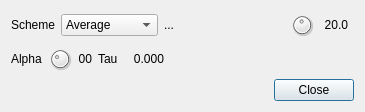
<?xml version="1.0" encoding="UTF-8"?>
<ui version="4.0">
 <class>FFTNRDialog</class>
 <widget class="QDialog" name="FFTNRDialog">
  <property name="geometry">
   <rect>
    <x>0</x>
    <y>0</y>
    <width>365</width>
    <height>112</height>
   </rect>
  </property>
  <property name="font">
   <font>
    <family>Liberation Sans</family>
    <pointsize>9</pointsize>
   </font>
  </property>
  <property name="windowTitle">
   <string>FFT Noise reduction</string>
  </property>
  <property name="modal">
   <bool>true</bool>
  </property>
  <layout class="QVBoxLayout" name="verticalLayout">
   <item>
    <layout class="QHBoxLayout" name="nrSetup">
     <item>
      <widget class="QLabel" name="schemeLabel">
       <property name="sizePolicy">
        <sizepolicy hsizetype="Maximum" vsizetype="Preferred">
         <horstretch>0</horstretch>
         <verstretch>0</verstretch>
        </sizepolicy>
       </property>
       <property name="toolTip">
        <string>Path to fftwf-wisdom executable</string>
       </property>
       <property name="text">
        <string>Scheme</string>
       </property>
      </widget>
     </item>
     <item>
      <widget class="QComboBox" name="scheme">
       <property name="toolTip">
        <string>Select noise reduction scheme</string>
       </property>
       <item>
        <property name="text">
         <string>Average</string>
        </property>
       </item>
       <item>
        <property name="text">
         <string>Avg Std Dev</string>
        </property>
       </item>
       <item>
        <property name="text">
         <string>Peaks</string>
        </property>
       </item>
      </widget>
     </item>
     <item>
      <widget class="QLabel" name="genParamLabel">
       <property name="sizePolicy">
        <sizepolicy hsizetype="Maximum" vsizetype="Preferred">
         <horstretch>0</horstretch>
         <verstretch>0</verstretch>
        </sizepolicy>
       </property>
       <property name="minimumSize">
        <size>
         <width>120</width>
         <height>0</height>
        </size>
       </property>
       <property name="toolTip">
        <string>Path to fftwf-wisdom executable</string>
       </property>
       <property name="text">
        <string>...</string>
       </property>
      </widget>
     </item>
     <item>
      <widget class="QDial" name="genParam">
       <property name="maximumSize">
        <size>
         <width>24</width>
         <height>24</height>
        </size>
       </property>
       <property name="toolTip">
        <string/>
       </property>
       <property name="minimum">
        <number>1</number>
       </property>
       <property name="maximum">
        <number>26</number>
       </property>
       <property name="pageStep">
        <number>1</number>
       </property>
       <property name="value">
        <number>13</number>
       </property>
      </widget>
     </item>
     <item>
      <widget class="QLabel" name="genParamValue">
       <property name="sizePolicy">
        <sizepolicy hsizetype="Maximum" vsizetype="Preferred">
         <horstretch>0</horstretch>
         <verstretch>0</verstretch>
        </sizepolicy>
       </property>
       <property name="minimumSize">
        <size>
         <width>28</width>
         <height>0</height>
        </size>
       </property>
       <property name="toolTip">
        <string>Path to fftwf-wisdom executable</string>
       </property>
       <property name="text">
        <string>20.0</string>
       </property>
       <property name="alignment">
        <set>Qt::AlignRight|Qt::AlignTrailing|Qt::AlignVCenter</set>
       </property>
      </widget>
     </item>
     <item>
      <spacer name="horizontalSpacer">
       <property name="orientation">
        <enum>Qt::Horizontal</enum>
       </property>
       <property name="sizeHint" stdset="0">
        <size>
         <width>40</width>
         <height>20</height>
        </size>
       </property>
      </spacer>
     </item>
    </layout>
   </item>
   <item>
    <layout class="QHBoxLayout" name="averagingLayout">
     <item>
      <widget class="QLabel" name="alphaLabel">
       <property name="sizePolicy">
        <sizepolicy hsizetype="Maximum" vsizetype="Preferred">
         <horstretch>0</horstretch>
         <verstretch>0</verstretch>
        </sizepolicy>
       </property>
       <property name="toolTip">
        <string/>
       </property>
       <property name="text">
        <string>Alpha</string>
       </property>
      </widget>
     </item>
     <item>
      <widget class="QDial" name="alpha">
       <property name="maximumSize">
        <size>
         <width>24</width>
         <height>24</height>
        </size>
       </property>
       <property name="toolTip">
        <string>-db(1 - alpha) alpha is the smoothing constant of the exponential filter </string>
       </property>
       <property name="minimum">
        <number>1</number>
       </property>
       <property name="maximum">
        <number>40</number>
       </property>
       <property name="pageStep">
        <number>1</number>
       </property>
       <property name="value">
        <number>13</number>
       </property>
      </widget>
     </item>
     <item>
      <widget class="QLabel" name="alphaValue">
       <property name="sizePolicy">
        <sizepolicy hsizetype="Maximum" vsizetype="Preferred">
         <horstretch>0</horstretch>
         <verstretch>0</verstretch>
        </sizepolicy>
       </property>
       <property name="toolTip">
        <string>-dB(1 - alpha) alpha=...</string>
       </property>
       <property name="text">
        <string>00</string>
       </property>
       <property name="alignment">
        <set>Qt::AlignRight|Qt::AlignTrailing|Qt::AlignVCenter</set>
       </property>
      </widget>
     </item>
     <item>
      <widget class="QLabel" name="tauLabel">
       <property name="sizePolicy">
        <sizepolicy hsizetype="Maximum" vsizetype="Preferred">
         <horstretch>0</horstretch>
         <verstretch>0</verstretch>
        </sizepolicy>
       </property>
       <property name="toolTip">
        <string>Path to fftwf-wisdom executable</string>
       </property>
       <property name="text">
        <string>Tau</string>
       </property>
      </widget>
     </item>
     <item>
      <widget class="QLabel" name="tauText">
       <property name="sizePolicy">
        <sizepolicy hsizetype="Maximum" vsizetype="Preferred">
         <horstretch>0</horstretch>
         <verstretch>0</verstretch>
        </sizepolicy>
       </property>
       <property name="minimumSize">
        <size>
         <width>40</width>
         <height>0</height>
        </size>
       </property>
       <property name="toolTip">
        <string>Time constant of the smoothing filter in seconds</string>
       </property>
       <property name="text">
        <string>0.000</string>
       </property>
       <property name="alignment">
        <set>Qt::AlignRight|Qt::AlignTrailing|Qt::AlignVCenter</set>
       </property>
      </widget>
     </item>
     <item>
      <spacer name="horizontalSpacer_2">
       <property name="orientation">
        <enum>Qt::Horizontal</enum>
       </property>
       <property name="sizeHint" stdset="0">
        <size>
         <width>40</width>
         <height>20</height>
        </size>
       </property>
      </spacer>
     </item>
    </layout>
   </item>
   <item>
    <widget class="QDialogButtonBox" name="buttonBox">
     <property name="orientation">
      <enum>Qt::Horizontal</enum>
     </property>
     <property name="standardButtons">
      <set>QDialogButtonBox::Close</set>
     </property>
    </widget>
   </item>
  </layout>
 </widget>
 <resources/>
 <connections>
  <connection>
   <sender>buttonBox</sender>
   <signal>accepted()</signal>
   <receiver>FFTNRDialog</receiver>
   <slot>accept()</slot>
   <hints>
    <hint type="sourcelabel">
     <x>248</x>
     <y>254</y>
    </hint>
    <hint type="destinationlabel">
     <x>157</x>
     <y>274</y>
    </hint>
   </hints>
  </connection>
  <connection>
   <sender>buttonBox</sender>
   <signal>rejected()</signal>
   <receiver>FFTNRDialog</receiver>
   <slot>reject()</slot>
   <hints>
    <hint type="sourcelabel">
     <x>316</x>
     <y>260</y>
    </hint>
    <hint type="destinationlabel">
     <x>286</x>
     <y>274</y>
    </hint>
   </hints>
  </connection>
 </connections>
</ui>
